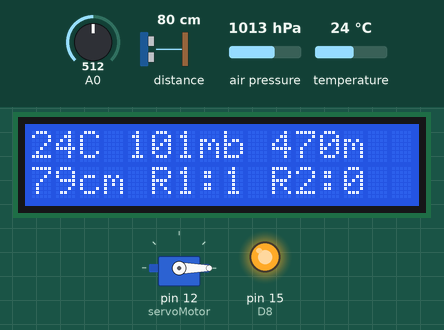
Bench run of a sketch on a simulated Arduino Uno, built with avr-gcc and run on an emulated ATmega328P. Parts: 16×2 character LCD, servo, output pins drawn as LEDs (lit = HIGH). Wiring (inferred from the names in the program): ultrasonic range finder: trigger pin 2; echo pin 0. Inputs (shaded band) come from the test bench; at power-on: A0 = 512, temperature 24 °C, distance to the obstacle 80 cm, air pressure 1013 hPa. The echo pulse lasts 58.3 µs per cm; pins used as bus, display or sensor lines are not drawn; what the sketch prints to the serial monitor is not drawn.

Above: at 1.3 s.
1.4 s: A0 set to 602
7.5 s: A0 set to 632
At 9.5 s:
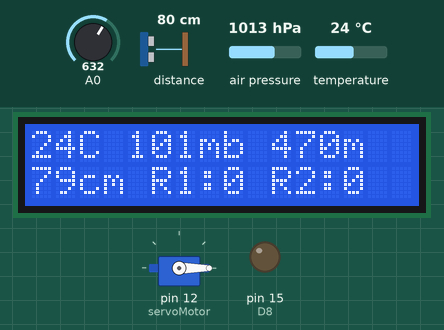
13.6 s: temperature set to 28.3 °C
At 15.6 s:
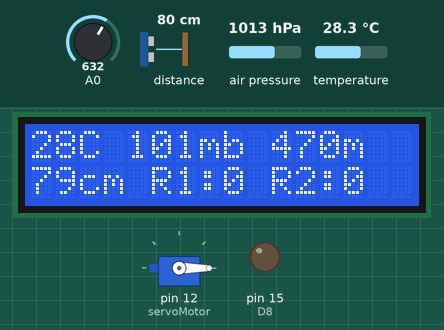
18.2 s: temperature set to 29.4 °C
At 19.7 s:
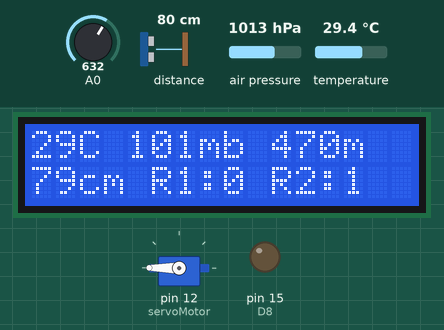
24.3 s: A0 set to 306
At 25.7 s:
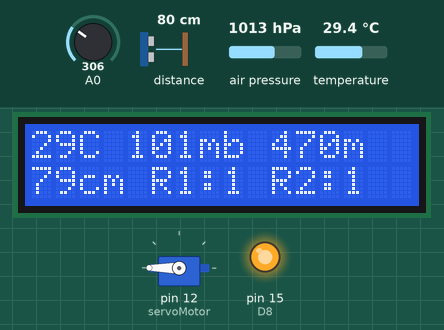
30.4 s: distance to the obstacle set to 2 cm
At 32.8 s:
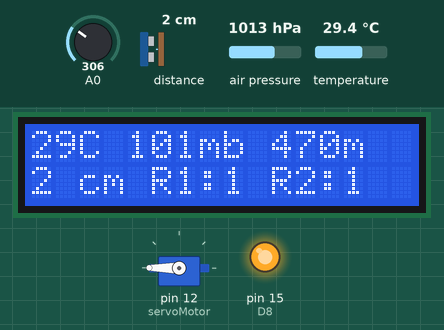
Timing chart, 0 to 34.3 s (numbered marks = the images above; inputs shaded):
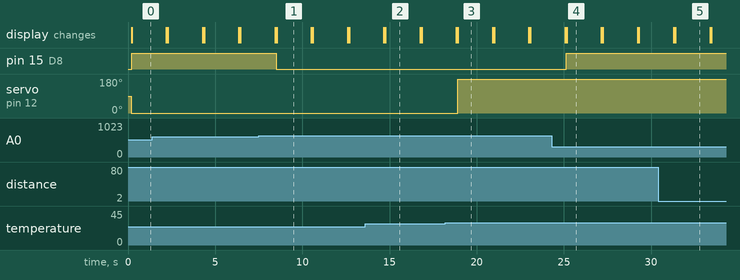

Measured:
- the behaviour switches between 613 and 614 on A0 (found by bisection; images 0 and 1)
- the behaviour switches between 28.9 and 29 °C on temperature (found by bisection; images 2 and 3)
- after the input at 7.5 s, pin 15 (D8): HIGH → LOW after 1.0 s; the display: first differs from a run without the input after 1.0 s (image 1)
- after the input at 13.6 s, the display: first differs from a run without the input after 1.2 s (image 2)
- after the input at 18.2 s, servo on pin 12 (servoMotor): 0° → 180° after 0.71 s; the display: first differs from a run without the input after 0.71 s (image 3)
- after the input at 24.3 s, pin 15 (D8): LOW → HIGH after 0.85 s; the display: first differs from a run without the input after 0.85 s (image 4)
- after the input at 30.4 s, the display: first differs from a run without the input after 0.98 s (image 5)

The sketch:

testingHCSR04.ino
```cpp
/*
Este programa usa ciertos valores de los sensores
BMP180, HCSR04 y Fotorresistor, para ser impresos
en un display 16x2. Luego se simula un relay para
controlar el funcionamiento de un servomotor según
la temperatura que exista.
*/

#include <Wire.h>
#include <LiquidCrystal_I2C.h>
#include <HCSR04.h>

//Display
float voltajeEntrada = 3.3;
float conversion = voltajeEntrada / 1023;
LiquidCrystal_I2C lcd(0x27,16,2);  // set the LCD address to 0x27 for a 16 chars and 2 line display

//Distance
const int trigPin = 02;  //D4
const int echoPin = 00;  //D3
long duration;
float distance;

//BMP180
#include <SFE_BMP180.h>
#include <Wire.h>
SFE_BMP180 bmp180;

//Servomotor
#include <Servo.h>

//Servomotor
Servo servoMotor;

//LEDs
#define D8 15
#define D7 13


void setup() {
  //Display
  Serial.begin(115200);
  lcd.init();
  lcd.init();
  lcd.backlight();

  //Distance
  pinMode(trigPin, OUTPUT); // Sets the trigPin as an Output
  pinMode(echoPin, INPUT); // Sets the echoPin as an Input

  //Iniciar el BMP180
  if (bmp180.begin()) Serial.println("BMP180 init success");
  else Serial.println("BMP180 init fail\n\n");

  //Servomotor
  servoMotor.attach(12);

  //LEDs
  pinMode(D8, OUTPUT);
  pinMode(D7, OUTPUT);
}

void loop() {
  //hcsr04
  hcsr04();

  //BMP180
  bmp180Sensor();

  //Fotorresistor
  fotorresistor();

  delay(2000);
  lcd.clear();
}

void printDisplay(int x, int y, String value, bool isNumber){
    lcd.setCursor(x,y);
    lcd.print(value);
}

void hcsr04(){
  // Clears the trigPin
  digitalWrite(trigPin, LOW);
  delayMicroseconds(2);

  // Sets the trigPin on HIGH state for 10 micro seconds
  digitalWrite(trigPin, HIGH);
  delayMicroseconds(10);
  digitalWrite(trigPin, LOW);

  // Reads the echoPin, returns the sound wave travel time in microseconds
  duration = pulseIn(echoPin, HIGH);

  Serial.println(duration);

  // Calculating the distance
  distance= duration*0.034/2;
  // Prints the distance on the Serial Monitor
  Serial.print("Distance: ");
  Serial.println(distance);
  int d = distance + 0.5;
  printDisplay(0,1,(String)d,false);
  printDisplay(2,1, "cm", true);
}

void bmp180Sensor(){
  //BMP180
  char status;
  double temp, pres, pSeaLevel, alt;

  Serial.println("BMP180");

  status = bmp180.startTemperature();
  if (status != 0){
    delay(status);
    status = bmp180.getTemperature(temp);

    if (status != 0){
      Serial.print("Temperature: ");
      Serial.print(temp,2);
      Serial.println(F("°C"));

      status = bmp180.startPressure(3);
      if (status != 0){
        delay(status);
        status = bmp180.getPressure(pres, temp);

        if (status != 0){
          Serial.print("Abs. pressure: ");
          Serial.print(pres, 2);
          Serial.println(" mb");

          pSeaLevel = bmp180.sealevel(pres, 470);
          Serial.print("Rel. pressure: ");
          Serial.print(pSeaLevel,2);
          Serial.println(" mb");

          alt = bmp180.altitude(pres, pSeaLevel);
          Serial.print("Altitude: ");
          Serial.print(alt,2);
          Serial.println(" m");

          //Temp
          int t = temp + 0.5;
          printDisplay(0,0,(String)t,false);
          printDisplay(2,0,"C",false);

          //Pres
          int p = pres + 0.5;
          printDisplay(4,0,(String)p,false);
          printDisplay(7,0,"mb",false);

          //Alt
          int a = alt + 0.5;
          printDisplay(10,0,(String)a,false);
          printDisplay(13,0,"m",false);

          printDisplay(10, 1, "R2:", false);
          //Servomotor
          if(temp >= 29){
            servoMotor.write(360);
            printDisplay(13, 1, "1", false);
          }
          else{
           servoMotor.write(0);
           printDisplay(13, 1, "0", false);
          }
        }
        else Serial.println("error retrieving pressure measurement\n");
      }
      else Serial.println("error starting pressure measurement\n");
    }
    else Serial.println("error retrieving temperature measurement\n");
  }
  else Serial.println("error starting temperature measurement\n");
}

void fotorresistor(){
  float sensor = analogRead(A0);
  Serial.print("Fotorresistor: ");
  Serial.println(sensor);

  //Convertir valores del sensor a voltaje
  float voltaje = sensor * (5.0 / 1023.0);
  Serial.print("F.V.: ");
  Serial.println(voltaje);

  printDisplay(5, 1, "R1:", false);

  if(voltaje <= 3.0){
    digitalWrite(D8, HIGH);
    Serial.println("R1: ON");
    printDisplay(8,1,"1",false);
  }
  else{
    digitalWrite(D8, LOW);
    Serial.println("R1: OFF");
    printDisplay(8,1,"0",false);
  }

}
```
